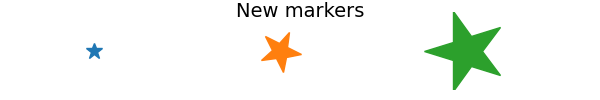

Recreate this plot in Python.
import matplotlib.pyplot as plt
from matplotlib.markers import MarkerStyle
from matplotlib.transforms import Affine2D
fig, ax = plt.subplots(figsize=(6, 1))
fig.suptitle('New markers', fontsize=14)
for col, (size, rot) in enumerate(zip([2, 5, 10], [0, 45, 90])):
    t = Affine2D().rotate_deg(rot).scale(size)
    ax.plot(col, 0, marker=MarkerStyle("*", transform=t))
ax.axis("off")
ax.set_xlim(-0.1, 2.4)
